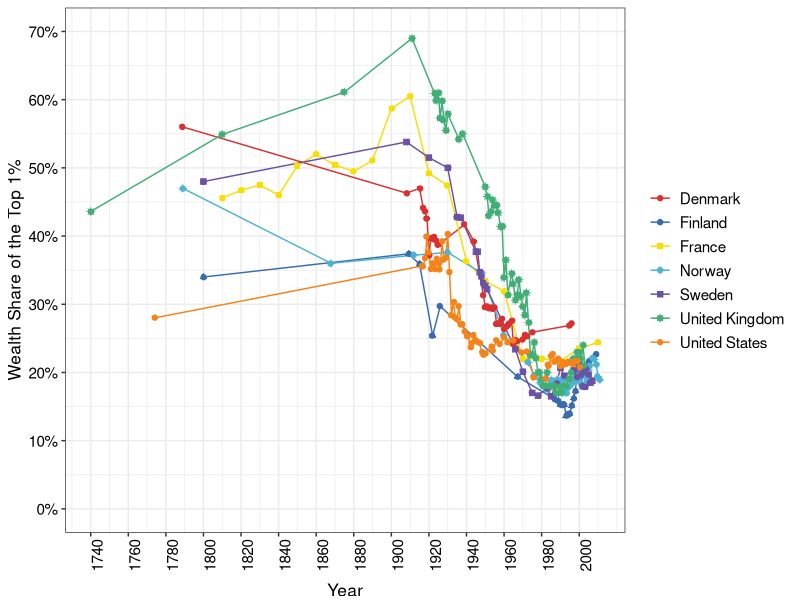
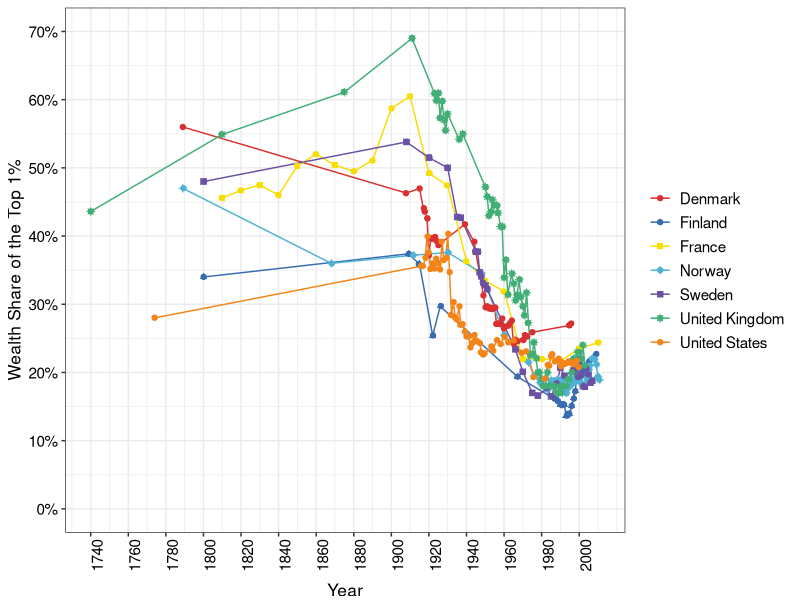

Write the R code that produced these figures, in order.
require(shape)
library(tidyverse)
library(lubridate)
library(openxlsx)
library(readxl)

wealth_share <- read_excel("capitalism/top_1percent_wealth_share.xlsx")

COL <- c("#7fc97f", "#beaed4", "#fdc086", "#ffff99", "#386cb0", "#f0027f", "#bf5b17", "#666666")
COLA <- c("#e0f3db", "#99d8c9","#66c2a4","#41ae76", "#238b45", "#005824", "#f0027f")
COLB <- c("#c6dbef", "#4eb3d3", "#2b8cbe", "#0868ac","#084081", "#9e9ac8","#f0027f")
COLC <- c("#fcfbfd", "#efedf5", "#dadaeb", "#bcbddc", "#9e9ac8", "#807dba", "#6a51a3", "#54278f", "#3f007d")
COLD <- c("#DA3030","#386cb0","#F7DE04", "#4eb3d3","#6a51a3","#41ae76","#F48318","#41ae76","#6a51a3", "#DA3030")

#Cleaning the wealth share data. Source: CORE
wealth_share_gathered <- wealth_share %>% 
  gather(Country, Wealth_share, c("Denmark", "Finland", "France", "Norway", "Sweden", "United Kingdom", "United States") )

wealth_share1 <- wealth_share_gathered[-c(1, 69, 137, 205, 273, 341, 409), ] 

wealth_share2 <- wealth_share1 %>%
  mutate(Year = ifelse(Country == "Denmark", ...1, ifelse(Country == "Finland", ...3, ifelse(Country == "France", ...5, ifelse(Country == "Norway", ...7, ifelse(Country == "Sweden", ...9, ifelse(Country == "United Kingdom", ...11, ifelse(Country == "United States", ...13, NA))))))))

wealth_share2$Wealth_share = as.numeric(as.character(wealth_share2$Wealth_share))

wealth_share3 <- wealth_share2 %>%
  select(-c("...1", "...3", "...5", "...7", "...9", "...11", "...13")) %>%
  filter(!is.na(Year)) %>%
  mutate(wealth_share = (Wealth_share)/100)

#Plotting the data 
wealth_share_plot <- ggplot(wealth_share3, aes(x = Year, y = wealth_share, group = Country, color = Country)) +
  geom_line() + 
  geom_point(aes(shape = Country)) + 
  geom_jitter() + 
 # geom_line(aes(linetype = Country), size = 0.7) + #if we differentiate the lines without color
  ylab("Wealth Share of the Top 1%") + 
  scale_y_continuous(breaks = seq(0, 0.7, by = 0.1), labels = scales::percent_format(accuracy = 1), limits = c(0,0.7)) +
  scale_x_continuous(breaks = seq(1740, 2010, by = 20)) +
  theme_bw() + 
  theme(legend.position="right", 
        legend.title=element_blank(), 
        axis.title.y = element_text(size = 12.5, vjust = 1),
        legend.text=element_text(size=11),
        axis.text.x = element_text(size = 11, angle = 90, color = "black"),
        axis.text.y = element_text(size = 11, color = "black"),  
        axis.title.x = element_text(size = 12.5, vjust = -1)) +
  scale_color_manual(values = COLD)
  


print(wealth_share_plot)

#Save plot to PDF
ggsave(wealth_share_plot, filename = "wealth_share_top_1percent.pdf", 
       path = "capitalism",
       width = 9, height = 7, units = "in")


dev.off()
